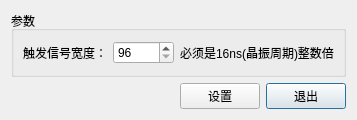
<?xml version="1.0" encoding="UTF-8"?>
<ui version="4.0">
 <class>SignalWidthSetting</class>
 <widget class="QDialog" name="SignalWidthSetting">
  <property name="geometry">
   <rect>
    <x>0</x>
    <y>0</y>
    <width>266</width>
    <height>120</height>
   </rect>
  </property>
  <property name="windowTitle">
   <string>设置信号宽度</string>
  </property>
  <layout class="QGridLayout" name="gridLayout">
   <item row="1" column="0">
    <spacer name="horizontalSpacer">
     <property name="orientation">
      <enum>Qt::Horizontal</enum>
     </property>
     <property name="sizeHint" stdset="0">
      <size>
       <width>131</width>
       <height>20</height>
      </size>
     </property>
    </spacer>
   </item>
   <item row="0" column="0" colspan="3">
    <widget class="QGroupBox" name="groupBox">
     <property name="title">
      <string>参数</string>
     </property>
     <layout class="QGridLayout" name="gridLayout_2">
      <item row="0" column="0">
       <widget class="QLabel" name="label">
        <property name="text">
         <string>触发信号宽度：</string>
        </property>
       </widget>
      </item>
      <item row="0" column="1">
       <widget class="QSpinBox" name="spinBox_timeWidth">
        <property name="minimum">
         <number>96</number>
        </property>
        <property name="maximum">
         <number>10000</number>
        </property>
        <property name="value">
         <number>96</number>
        </property>
       </widget>
      </item>
      <item row="0" column="2">
       <widget class="QLabel" name="label_2">
        <property name="text">
         <string>必须是16ns(晶振周期)整数倍</string>
        </property>
       </widget>
      </item>
     </layout>
    </widget>
   </item>
   <item row="1" column="2">
    <widget class="QPushButton" name="pushButton_close">
     <property name="text">
      <string>退出</string>
     </property>
    </widget>
   </item>
   <item row="1" column="1">
    <widget class="QPushButton" name="pushButton_ok">
     <property name="text">
      <string>设置</string>
     </property>
    </widget>
   </item>
  </layout>
 </widget>
 <tabstops>
  <tabstop>spinBox_timeWidth</tabstop>
  <tabstop>pushButton_ok</tabstop>
  <tabstop>pushButton_close</tabstop>
 </tabstops>
 <resources/>
 <connections/>
</ui>
